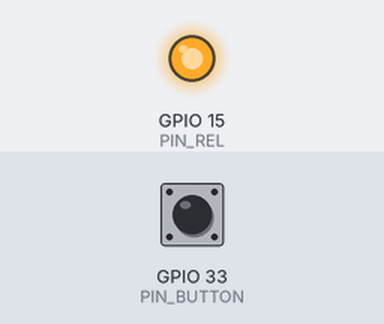
Simulated run of this sketch. Board: ESP32. On the bench: output pins drawn as LEDs (lit = HIGH). The test bench sets the inputs (shaded band); at power-on: GPIO 33 (PIN_BUTTON) LOW.

Above: at 1.2 s.
1.3 s: GPIO 33 (PIN_BUTTON) pulled HIGH for 0.15 s
At 2.3 s:
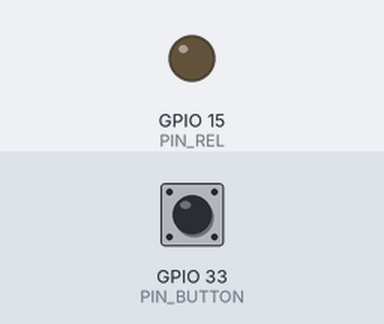
2.9 s: GPIO 33 (PIN_BUTTON) pulled HIGH for 1 s
At 3.5 s:
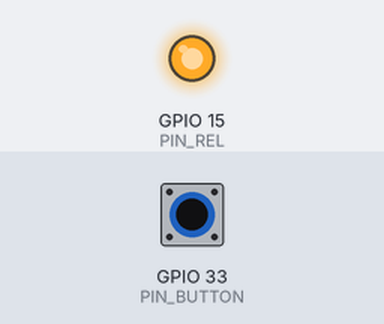
5.4 s: GPIO 33 (PIN_BUTTON) pulled HIGH for 3.2 s
At 6.6 s:
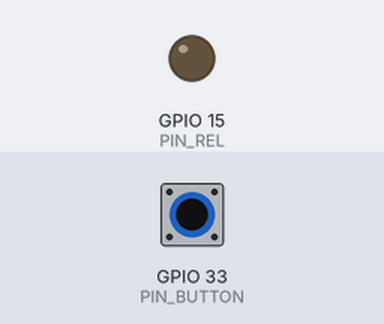
Timing chart, 0 to 8.4 s (numbered marks = the images above; inputs shaded):
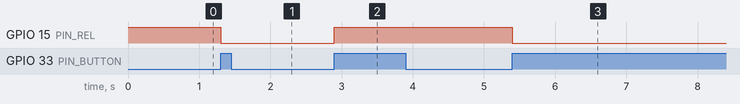

Measured:
- after the input at 1.3 s, GPIO 15 (PIN_REL): HIGH → LOW at once
- after the input at 2.9 s, GPIO 15 (PIN_REL): LOW → HIGH at once
- after the input at 5.4 s, GPIO 15 (PIN_REL): HIGH → LOW at once

The sketch:

Relevador.ino
```cpp
#define PIN_REL 15 //pin del relevador
#define PIN_BUTTON 33 //pin del botón

//----------
//Debouncing
unsigned long lastDebounceTime = 0;
unsigned long debounceDelay = 200; //tiempo de
int button_status = 0;

void IRAM_ATTR isr_button(){
  //millis() devuelve la cantidad de milisegundos desde que el programa inició
  if( (millis() - lastDebounceTime) > debounceDelay ){
    button_status++;

    if( button_status == 2) button_status = 0;

    lastDebounceTime = millis();
    }

  }
//----------


void setup() {
 Serial.begin(115200);
 //Botón
 pinMode(PIN_BUTTON, INPUT);
 pinMode(PIN_REL, OUTPUT);
 attachInterrupt(PIN_BUTTON, isr_button, RISING);
}

void loop() {
 if(button_status == 0){
  digitalWrite(PIN_REL, HIGH);
  }
  else{
    digitalWrite(PIN_REL, LOW);
    }
}
```
